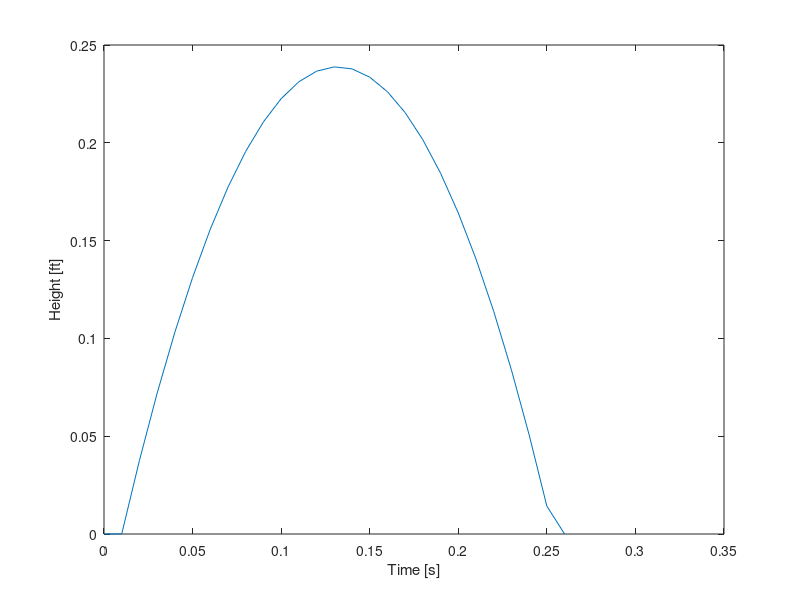

Recreate this plot in MATLAB. (Note: this script raises an error after producing the figure.)
% constants
p_atm = 101325;         % Pa
psiToPa = 6894.76;      % conversion factor
gamma = 1.4;            % adiabatic index of air
c_d = 0.345;            % estimated coefficient of drag (from NASA)
rho_air = 1.293;        % kg/m^3
rho_water = 997;        % kg/m^3
m_rocket = 0.198;       % empty rocket mass
v_rocket = 1.25*0.001;  % m^3
r_rocket = 0.043;       % m
r_nozzle = 0.0108;      % m
g = 9.81;               % m/s^2
mToFt = 3.28;           % conversion factor

% combining constants for the drag force calculation into one value
beta = 0.5*c_d*rho_air*pi()*r_rocket^2; 

% simulation parameters
delta_t = 0.01;         % s, can set different delta time steps
maxFrames = 10000;
launchPressure = input("What was the gauge launch pressure in psi? ")*psiToPa; % converted to Pa
launchVolume = input("What was the initial volume of water in mL? ")*10^(-6); % converted to m^3
initAirVolume = v_rocket - launchVolume;

% frame 1 (initial conditions) and setting up arrays
p = zeros(maxFrames, 1);
p(1) = launchPressure + p_atm; % start pressure array with p(1) = initial total pressure
m = zeros(maxFrames, 1);
m(1) = m_rocket + launchVolume * rho_water; % start mass array with m(1) = initial total mass
m_dot = zeros(maxFrames, 1);
m_dot(1) = -pi()*r_nozzle^2*rho_water*sqrt(2*launchPressure/rho_water);
T = zeros(maxFrames, 1);
T(1) = 2*pi()*r_nozzle^2*launchPressure; % start thrust force array with T(1) = initial thrust force
v = zeros(maxFrames, 1);    % start velocity array with v(1) = 0 m/s
u = zeros(maxFrames, 1);    % start exhaust velocity array with u(1) = 0 m/s
h = zeros(maxFrames, 1);    % start height array with h(1) = 0 m
time = zeros(maxFrames, 1); % start time array with time(1) = 0 s

% looping calculations
i = 1; % index
while(h(i) >= 0 && i < maxFrames)
    time(i+1) = time(i) + delta_t;
    p(i+1) = p(1)*((initAirVolume + (m(1) - m(i))/rho_water)/initAirVolume)^(-gamma);
    u(i+1) = sqrt(2*(p(i)-p_atm)/(rho_water*(1-(r_nozzle/r_rocket)^4))); % (A_nozzle/A_rocket)^2 = (r_nozzle/r_rocket)^4
    if(m(i) >= m_rocket)
        m_dot(i+1) = -rho_water*pi()*r_nozzle^2*u(i);
        T(i+1) = -m_dot(i)*u(i+1)+pi()*r_nozzle^2*(p(i)-p_atm);
        v(i+1) = v(i) + (T(i)/m(i) - g - (beta*v(i)*abs(v(i)))/m(i))*delta_t;
        h(i+1) = h(i) + v(i)*delta_t;
        m(i+1) = m(i) + m_dot(i)*delta_t;
    else
        v(i+1) = v(i) + (-g -(beta*v(i)*abs(v(i)))/m_rocket)*delta_t;
        h(i+1) = h(i) + v(i)*delta_t;
        m(i+1) = m(i);
    end
    i = i + 1;
end

h(i) = 0; %forcing the final height to be non-negative to keep the y-axis non-negative when plotted

%Plotting the height of the rocket as a function of time
plot(time(1:i), mToFt*h(1:i)); 
xlabel("Time [s]");
ylabel("Height [ft]");
title("Max Height: " + num2str(mToFt*max(h)) + " ft; Thrust Duration: " + num2str(find(T == 0, 1)*delta_t) + " s; Max Thrust: " + num2str(max(T)*0.2248) + " lbs");
